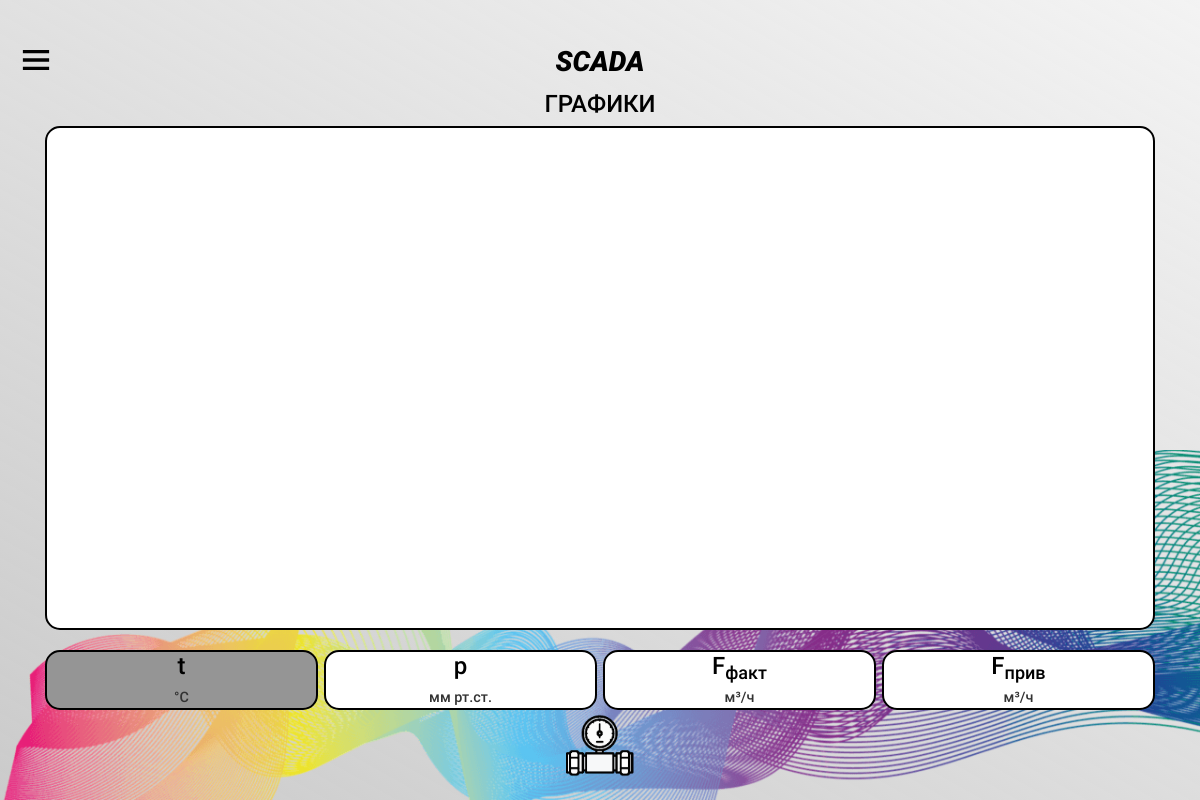
Page /graphs (signed in) on the committed database.
### data/temperature.py (models this page shows, shortened)
class Temperature(SqlAlchemyBase):
    __tablename__ = 'temperature'
    id = sqlalchemy.Column(sqlalchemy.Integer, primary_key=True, autoincrement=True)
    title = sqlalchemy.Column(sqlalchemy.String, index=True, unique=True, nullable=False)
    desc = sqlalchemy.Column(sqlalchemy.String, index=True, unique=True, nullable=False)
    coefficient = sqlalchemy.Column(sqlalchemy.Float, nullable=False, default=1.0)
    shift = sqlalchemy.Column(sqlalchemy.Float, nullable=False, default=0.0)

### data/pressure.py (models this page shows, shortened)
class Pressure(SqlAlchemyBase):
    __tablename__ = 'pressure'
    id = sqlalchemy.Column(sqlalchemy.Integer, primary_key=True, autoincrement=True)
    title = sqlalchemy.Column(sqlalchemy.String, index=True, unique=True, nullable=False)
    desc = sqlalchemy.Column(sqlalchemy.String, index=True, unique=True, nullable=False)
    coefficient = sqlalchemy.Column(sqlalchemy.Float, nullable=False, default=1.0)
    shift = sqlalchemy.Column(sqlalchemy.Float, nullable=False, default=0.0)

### data/consumption.py (models this page shows, shortened)
class Consumption(SqlAlchemyBase):
    __tablename__ = 'consumption'
    id = sqlalchemy.Column(sqlalchemy.Integer, primary_key=True, autoincrement=True)
    title = sqlalchemy.Column(sqlalchemy.String, index=True, unique=True, nullable=False)
    desc = sqlalchemy.Column(sqlalchemy.String, index=True, unique=True, nullable=False)
    coefficient = sqlalchemy.Column(sqlalchemy.Float, nullable=False, default=1.0)
    shift = sqlalchemy.Column(sqlalchemy.Float, nullable=False, default=0.0)

### main.py (the view)
@app.route('/graphs', methods=['GET'])
@app.route('/graphs/<mode>', methods=['GET'])
@login_required
def graphs(mode='temperature'):
    time_interval = chart_time_interval()
    vals = {
        'temperature': {
            'color': 'red',
            'item': 't',
            'title': 'Температура',
            'desc': current_user.temperature.desc,
        },
        'pressure': {
            'color': 'blue',
            'item': 'p',
            'title': 'Давление',
            'desc': current_user.pressure.desc,
        },
        'consumption_fact': {
            'color': 'green',
            'item': 'F',
            'title': 'Расход фактический',
            'desc': current_user.consumption.desc,
        },
        'temperature_reduce': {
            'color': 'green',
            'item': 'F',
            'title': 'Расход приведённый',
            'desc': current_user.consumption.desc,
        },
    }
    return render_template('graphs.html',
                           time_interval=time_interval,
                           mode=mode,
                           val=vals[mode]
    )

### functions.py (called while the page is built)
def chart_time_interval():
    return 500

### main.py (called while the page is built)
@login_manager.user_loader
def load_user(user_id):
    return session.query(User).get(user_id)

### templates/graphs.html (shortened to what this page needs)
{% set page='graphs' %}
{% extends 'base.html' %}
{% block content %}
    <div class="main-form h-100">
        <h1>
            <span>
                ГРАФИКИ
            </span>
        </h1>
        <div id="chart_div"></div>
        <div class="row" id="chart_btn_group">
            <div class="col-3">
                <div class="submit control {% if mode == 'temperature' %}selected{% endif %}">
                    <a href="/graphs/temperature">
                        t
                        <br>
                        <span class="desc">
                            {{ current_user.temperature.desc }}
                        </span>
                    </a>
                </div>
            </div>
            <div class="col-3">
                <div class="submit control {% if mode == 'pressure' %}selected{% endif %}">
                    <a href="/graphs/pressure">
                        p
                        <br>
                        <span class="desc">
                            {{ current_user.pressure.desc }}
                        </span>
                    </a>
                </div>
            </div>
            <div class="col-3">
                <div class="submit control {% if mode == 'consumption_fact' %}selected{% endif %}">
                    <a href="/graphs/consumption_fact">
                        F<sub>факт</sub>
                        <br>
                        <span class="desc">
                            {{ current_user.consumption.desc }}
                        </span>
                    </a>
                </div>
            </div>
            <div class="col-3">
                <div class="submit control {% if mode == 'temperature_reduce' %}selected{% endif %}">
                    <a href="/graphs/temperature_reduce">
                        F<sub>прив</sub>
                        <br>
                        <span class="desc">
                            {{ current_user.consumption.desc }}
                        </span>
                    </a>
                </div>
            </div>
        </div>
    </div>
{% endblock %}

### rows in the picture
Temperature: temperature.desc "°С"
Pressure: pressure.desc "мм рт.ст."
Consumption: consumption.desc "м³/ч"
